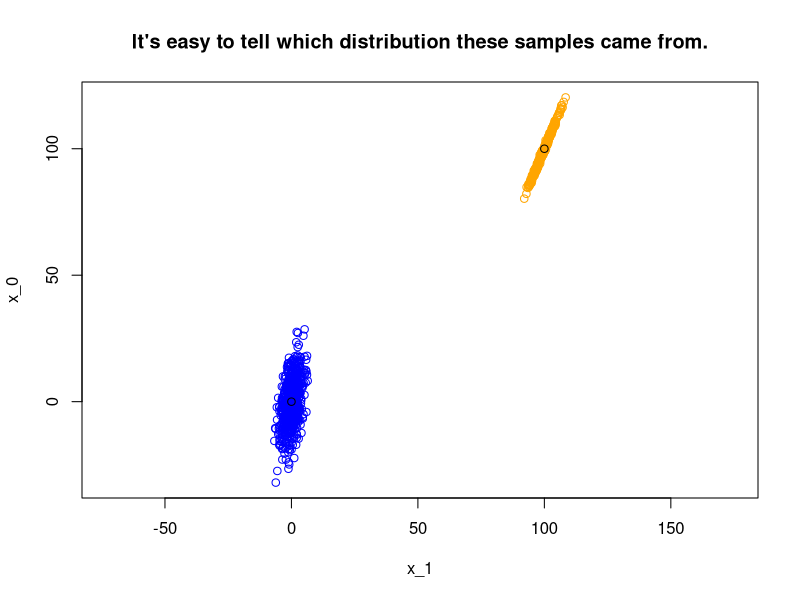
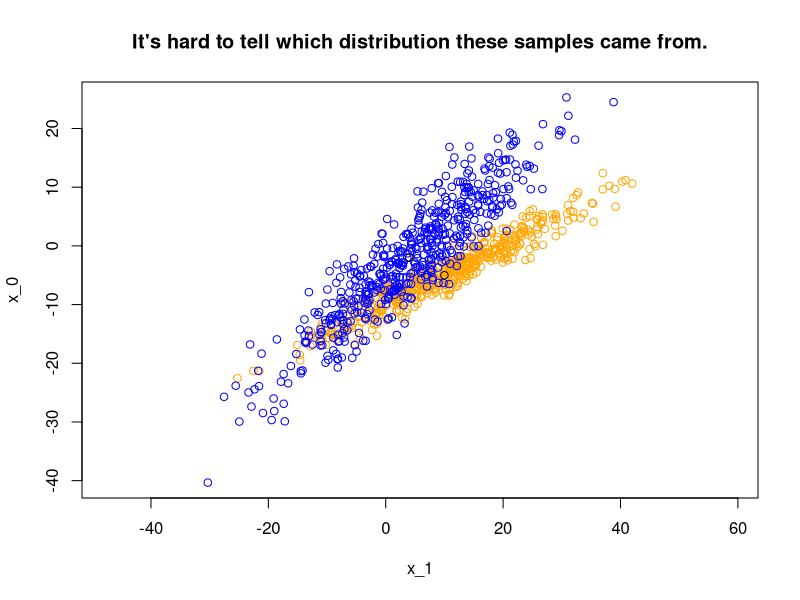

These figures' R source, in order:
# function generates a normal vector with mean mean and variance A
rnormvec <- function(nsamples=1, A, mean=0) {
  m = dim(A)[2]  # m := number of columns of A
  z = matrix(rnorm(nsamples*m),
             nrow=m,
             ncol=nsamples)
  x = (A %*% z) + rep(mean, times=nsamples)
  return(t(x))
}

# number of samples
N <- 1000

# flattened versions of the matrices we want to generate
v1 = c(1, 3, 3, 7)
v2 = c(2, 0, 1, 9)

# turn v1, v2 into 2x2 square matrices A1, A2
A1 <- matrix(v1, nrow=2)
A2 <- matrix(v2, nrow=2)

# 2x1 mean vectors
mu1 <- c(100, 100)
mu2 <- c(0, 0)

# probabilities
p1 = 0.35
p2 = 1 - p1


# filter the N samples by probability
t <- sample(c(1,2), N, prob=c(p1, p2), replace=TRUE)
n1 <- sum(t==1); n2 <- N - n1

# generate two normal vectors
x1 <- rnormvec(n=n1, A1, mu1)
x2 <- rnormvec(n=n2, A2, mu2)

plot(rbind(x1, x2, mu1, mu2),
     asp=1,
     col=c(rep('orange', n1),
           rep('blue', n2),
           'black',
           'black'),
     xlab="x_1",
     ylab="x_0",
     main="It's easy to tell which distribution these samples came from.")

v1 <- c(10, 6, 7, 2)  # the variance is much greater in magnitude
v2 <- c(8, 4, 8, 10)
A1 <- matrix(v1, nrow=2)
A2 <- matrix(v2, nrow=2)
mu1 <- c(10, -5)
mu2 <- c(4, -2)
p1 = 0.47
p2 = 1 - p1
t <- sample(c(1,2), N, prob=c(p1, p2), replace=TRUE)
n1 <- sum(t==1); n2 <- N - n1
x1 <- rnormvec(n=n1, A1, mu1)
x2 <- rnormvec(n=n2, A2, mu2)

plot(rbind(x1, x2, mu1, mu2),
     asp=1,
     col=c(rep('orange', n1),
           rep('blue', n2),
           'black',
           'black'),
     xlab="x_1",
     ylab="x_0",
     main="It's hard to tell which distribution these samples came from.")
